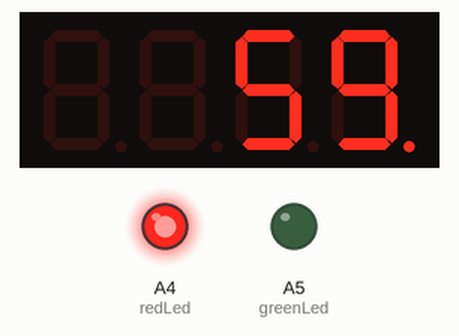
Recording of a sketch running on a simulated Arduino Uno, built with avr-gcc and run on an emulated ATmega328P. Shown: 4-digit seven-segment display, output pins drawn as LEDs (lit = HIGH).

Above: at 1.1 s.
At 6.1 s:
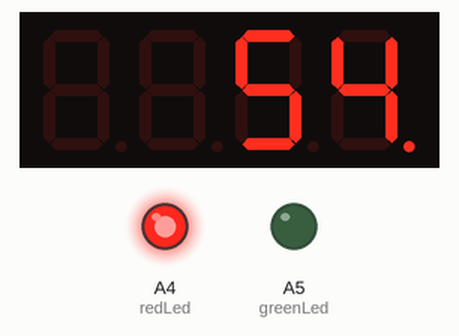
At 10.1 s:
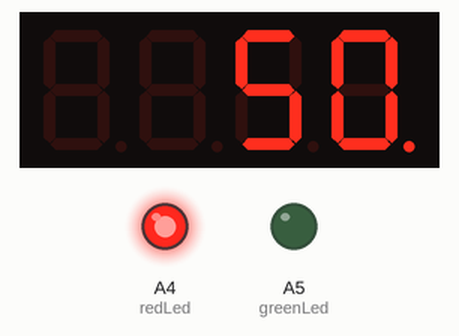
At 20.1 s:
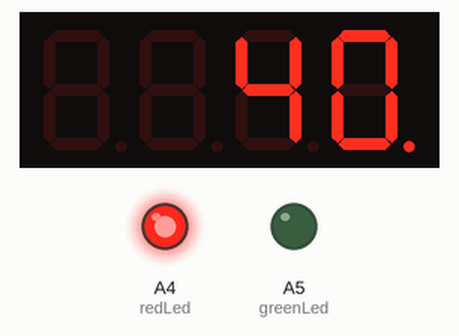
At 29.1 s:
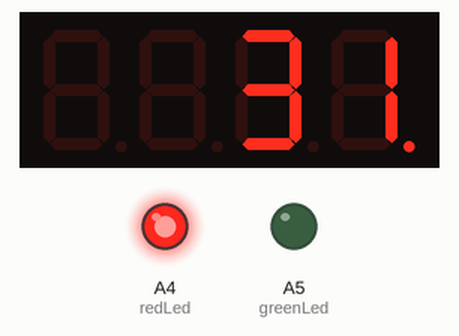
At 39.1 s:
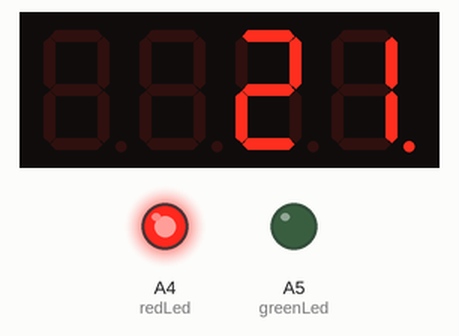

The sketch:

hardware.ino
```cpp
#include "SevSeg.h"
SevSeg sevSeg; // Initiate a seven segment controller object

const int greenLed = A5;
const int redLed = A4;

int timer = 60;  // Set your countdown start value (e.g., 100 seconds)
unsigned long previousMillis = 0;  // Will store the last time the timer was updated
const long interval = 1000;  // Interval for the countdown (1 second)

void setup() {
  byte numDigits = 4;
  byte digitPins[] = {2, 3, 4, 5};
  byte segmentPins[] = {6, 7, 8, 9, 10, 11, 12, 13};
  bool resistorsOnSegments = 0;
  // variable above indicates that 4 resistors were placed on the digit pins.
  // set variable to 1 if you want to use 8 resistors on the segment pins.
  sevSeg.begin(COMMON_CATHODE, numDigits, digitPins, segmentPins, resistorsOnSegments);
  sevSeg.setBrightness(90);

  pinMode(greenLed, OUTPUT);
  pinMode(redLed, OUTPUT);

  // Turn on the red LED initially
  digitalWrite(redLed, HIGH);
  digitalWrite(greenLed, LOW);
}

void loop() {

  unsigned long currentMillis = millis();

  // Check if 1 second has passed (non-blocking delay)
  if (currentMillis - previousMillis >= interval && timer > 0) {
    previousMillis = currentMillis;  // Save the last time the timer was updated

    timer--;  // Decrement the timer
    sevSeg.setNumber(timer, 0);  // Display the timer
  }

  // Refresh the display continuously
  sevSeg.refreshDisplay();  // Must be called repeatedly

  // Check if the timer has reached zero to change LEDs
  if (timer <= 0) {
    digitalWrite(redLed, LOW);
    digitalWrite(greenLed, HIGH);
  }
}
```

Measured:
- what the display in image 1 shows lasts 1.0 s, from 6.0 s to 7.0 s
